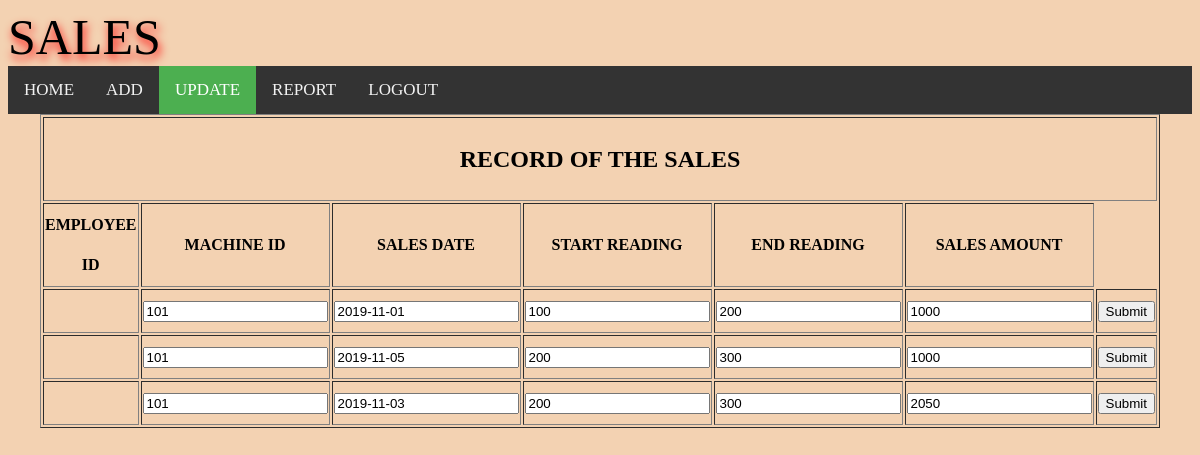
Page /usales.php on the committed database.
### tables this page shows
CREATE TABLE `sales` (
  `employeeid` varchar(20) NOT NULL,
  `machineid` int(20) NOT NULL,
  `salesdate` date NOT NULL,
  `startreading` bigint(10) NOT NULL,
  `endreading` bigint(10) NOT NULL,
  `amount` bigint(10) NOT NULL
);

### usales.php (the view, shortened to what this page needs)
<?php
$servername = "localhost";
$userid = "root";
$password = "";
$dbname = "login";
$link= mysqli_connect($servername, $userid, $password, $dbname);
$sql="select * from sales";
$result=mysqli_query($link,$sql);
?>
<!DOCTYPE html>
<html>
<HEAD>
<div class="col-sm-5">
            <div ><span style="font-family:impact;text-shadow:2px 5px 10px red; font-size:50px">SALES</span></div>
        </div>
</HEAD>
<body>
<div class="topnav">
   <a  href="services.php">HOME</a>
<a   href="sales.php">ADD</a>
  <a  class="active"href="USALES.php">UPDATE</a>
 <a   href="rSALES.php">REPORT</a>
	<a href="login.php">LOGOUT</a>
</div>
<table align="center"border="1px" style="width:600px; line-height:40px;">
<tr>
<th colspan="9"><h2>RECORD OF THE SALES</h2></th>
</tr>
<t>
<th>EMPLOYEE ID</TH>
<th>MACHINE ID</TH>
<th>SALES DATE</TH>
<th>START READING</TH>
<th>END READING</TH>
<th>SALES AMOUNT</TH>
</t>
<?php
 if(mysqli_num_rows($result) > 0){
	 while($row = mysqli_fetch_array($result))
	{
echo "<tr><form action=UUmachine.php method=POST>";
 echo "<td><input type=hidden name=employeeid value='" . $row['employeeid'] . "'</td>";
                echo "<td><input type=text name=machineid value='" . $row['machineid'] . "'</td>";
                echo "<td> <input type=text name=salesdate value='" . $row['salesdate'] . "'</td>";
                echo "<td><input type=text name=startreading value='" . $row['startreading'] . "'</td>";
		echo "<td><input type=text name=endreading value='" . $row['endreading'] . "'</td>";
		echo "<td><input type=text name=amount value='" . $row['amount'] . "'</td>";
		 echo "<td><input type=submit  name=save >";
            echo "</form> </tr>";
        }
        echo "</table>";
}
    else{
        echo "No records matching your query were found.";
    }
?>
</body>
</html>

### usales.php (style rules this page uses)
body { background-color:#F3D2B2; }
.topnav { overflow: hidden; background-color: #333; }
.topnav a { float: left; color: #f2f2f2; text-align: center; padding: 14px 16px; text-decoration: none; font-size: 17px; }
.topnav a.active { background-color: #4CAF50; color: white; }

### rows in the picture
sales: machineid "101", salesdate "2019-11-01", startreading "100", endreading "200", amount "1000"
sales: machineid "101", salesdate "2019-11-05", startreading "200", endreading "300", amount "1000"
sales: machineid "101", salesdate "2019-11-03", startreading "200", endreading "300", amount "2050"
